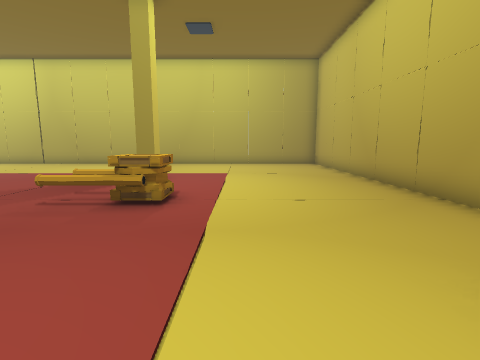
view 1 (above)

18 first-person views from a walk through a Unity game level. The camera is 1.2 m above the floor, tilts 8° down and sees 85° across. The floor is counted in squares, 1 m on a side. Each view is taken from the middle of a square. On the plan, view 1 faces up. The plan holds only what a view shows up to about 12 squares ahead; the rest is blank. Some animated figures are left out.

view 2
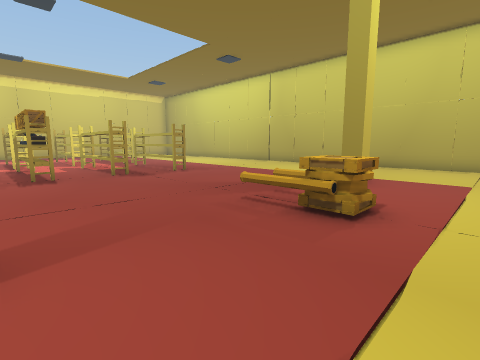

view 3
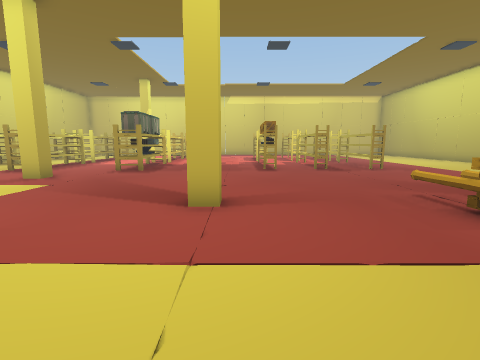

view 4
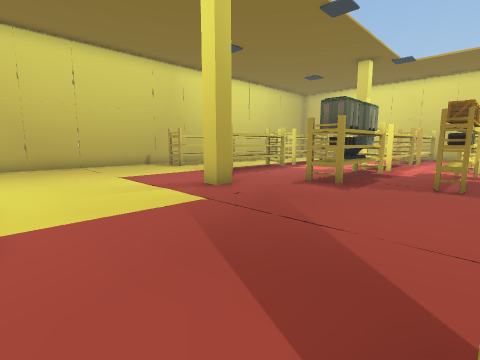

view 5
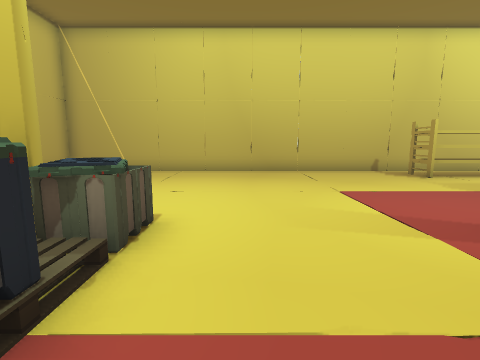

view 6
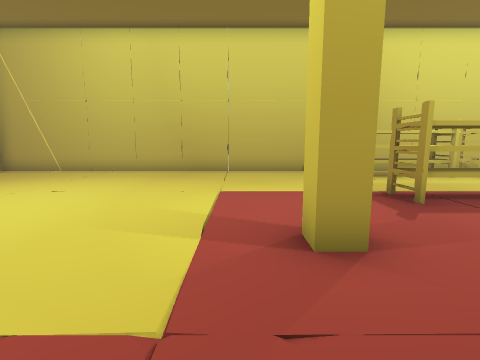

view 7
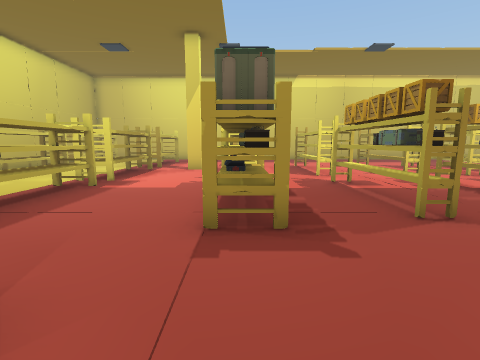

view 8
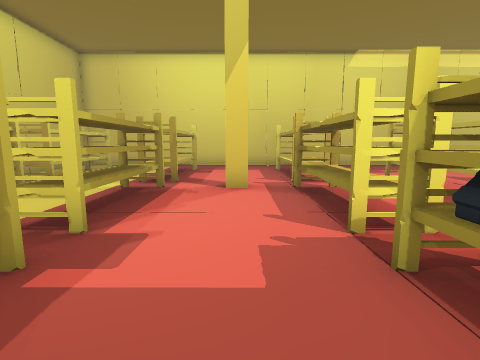

view 9
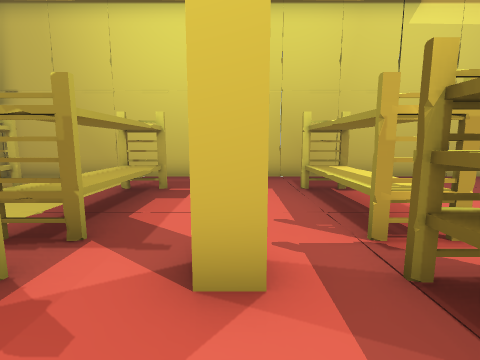

view 10
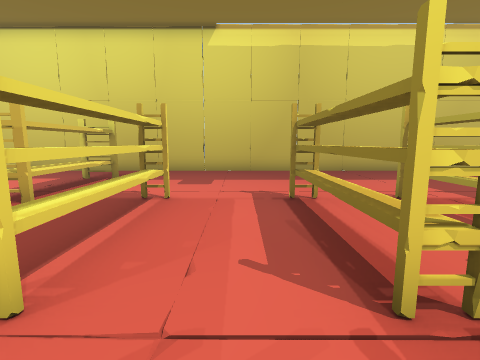

view 11
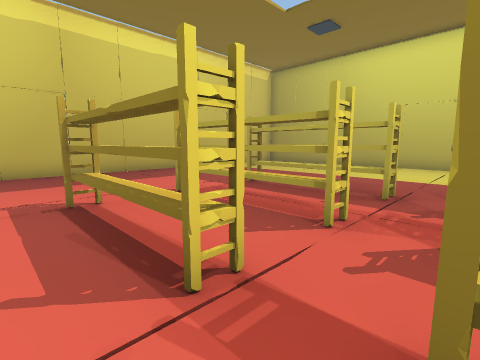

view 12
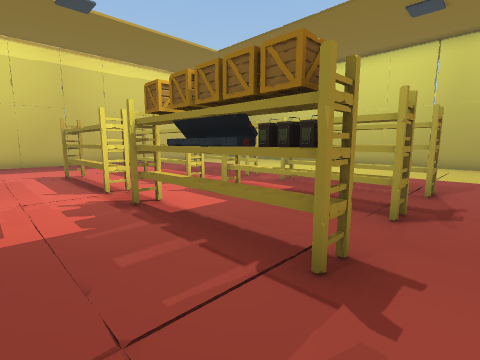

view 13
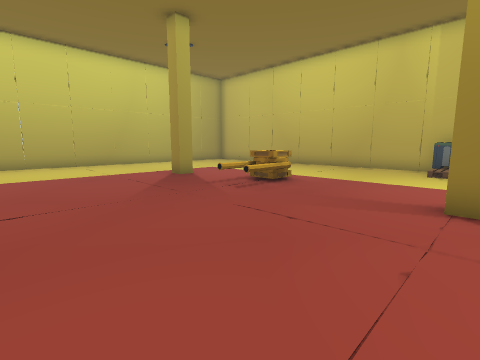

view 14
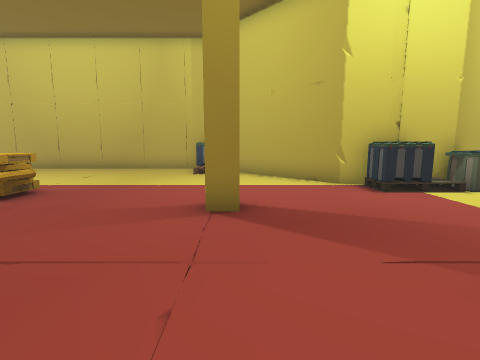

view 15
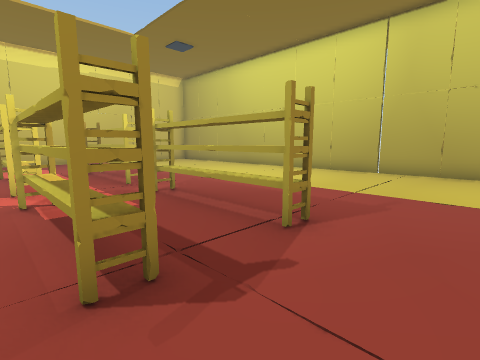

view 16
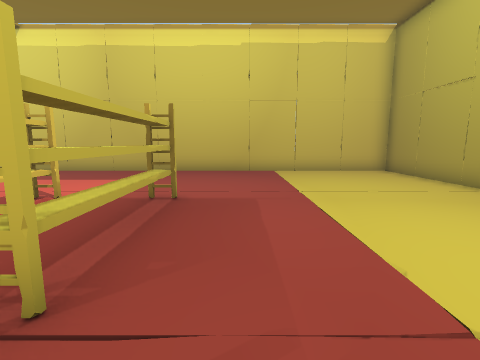

view 17
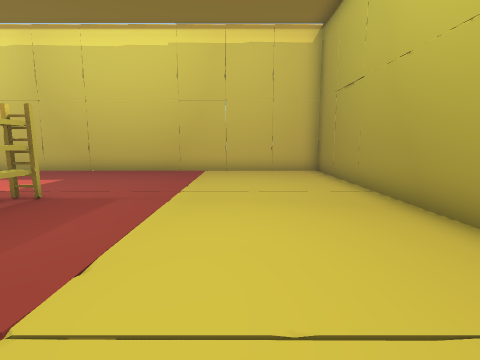

view 18
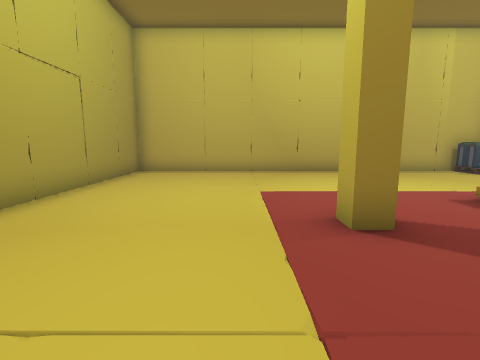

### Floor plan
Points are (right, up) in squares from view 1. A wall is a line through its corners. A room is listed if a view was taken in it or the views show most of it. See-through windows are left out.
Room 1 (views 1, 2, 3, 4, 5, 6, 7, 8, 9, 10, 11, 12, 13, 14, 15, 16, 17, 18)
walls: (-7.5, -5.8) (-6.8, -5.8) (-6.8, -6.5); (-3.5, 0) (-3.5, 0.6) (-2.9, 0.6) (-2.9, 0); (-18, -5.8) (-18, -6.5); (-0.5, -4.6) (-0.3, -3) (2.7, 0); (-3.5, 8.8) (-3.5, 9.4) (-2.9, 9.4) (-2.9, 8.8) (-3.5, 8.8); (4.4, 1.4) (4.4, 15.4) (-2.9, 15.4); (-7.1, 15.4) (-13.9, 15.4); (-15.5, 15.4) (-25.4, 15.4) (-25.4, -14.5); (-18.1, -14.4) (4.4, -14.4) (4.4, -12.8); (2, -9.7) (-0.5, -6) (-0.5, -4.3); (-23.2, -14.4) (-21.1, -14.4)
objects: other object (-23, -13) to (-19, -12); other object (-23, -9) to (-19, -8); other object (-23, -4) to (-19, -3); other object (-20, -1); other object (-20, 2); other object (-20, 5); other object (-20, 7); other object (-19, -1) to (-17, -1); other object (-19, 2) to (-16, 3); other object (-19, 5) to (-17, 5); other object (-19, 7) to (-17, 7); other object (-18, -13) to (-15, -12); other object (-18, -9) to (-15, -8); other object (-18, -4) to (-15, -3); other object (-16, -1); other object (-16, 2); other object (-16, 5); other object (-16, 7); other object (-14, -1); other object (-14, 2); other object (-14, 2) to (-10, 3); other object (-14, 5); other object (-14, 7); other object (-13, -13) to (-10, -12); other object (-13, -9) to (-10, -8); crate (-13, -4) to (-12, -4); other object (-13, -3); other object (-13, -1) to (-12, -1); other object (-13, 5) to (-11, 5); other object (-13, 7) to (-11, 7); crate (-11, -4) to (-10, -4); crate (-11, -1); other object (-10, -3); other object (-10, -1); other object (-10, 2); other object (-10, 5); other object (-10, 7); other object (-4, 5) to (-3, 5); other object (-4, 6) to (-3, 6); crate (-2, -7) to (-1, -6); crate (-2, 5) to (-2, 6); crate (-1, -5) to (-1, -4); crate (3, 1) to (4, 2)

Where each view was taken, in squares from view 1:
view 1: 0 up, 0 right, facing up
view 2: 1 up, 0 right, facing up-left
view 3: 1 up, 2 right, facing left
view 4: 0 up, 2 left, facing down-left
view 5: 3 down, 3 left, facing down
view 6: 3 down, 6 left, facing down
view 7: 4 down, 6 left, facing left
view 8: 6 down, 11 left, facing left
view 9: 6 down, 16 left, facing left
view 10: 1 up, 14 left, facing left
view 11: 1 up, 14 left, facing up-left
view 12: 0 up, 9 left, facing up-left
view 13: 0 up, 9 left, facing up-right
view 14: 0 up, 8 left, facing right
view 15: 4 up, 8 left, facing up-left
view 16: 9 up, 14 left, facing left
view 17: 12 up, 14 left, facing left
view 18: 11 up, 7 left, facing right
